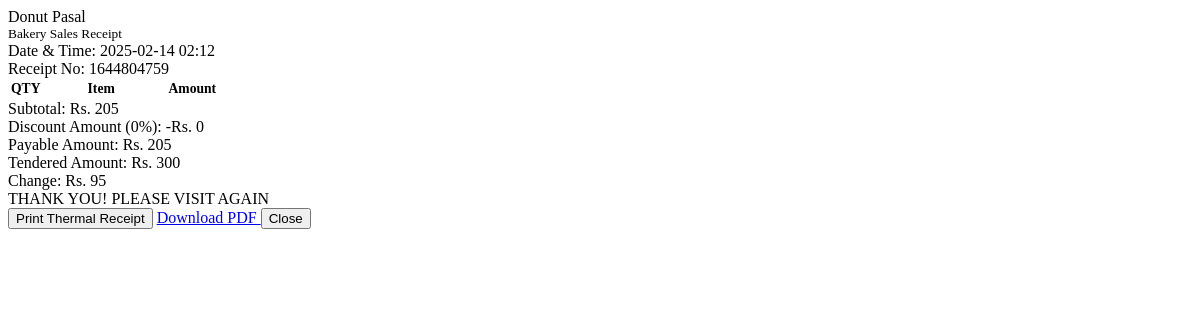
The app's page /view_receipt.php?id=1 with its own data.
### tables this page shows
CREATE TABLE `transaction_list` (
  `transaction_id` int(30) NOT NULL,
  `receipt_no` text NOT NULL,
  `sub_total` double NOT NULL DEFAULT 0,
  `discount_type` enum('percent','fixed') NOT NULL DEFAULT 'percent',
  `discount_amount` double NOT NULL DEFAULT 0,
  `discount_percent` double NOT NULL DEFAULT 0,
  `total` double NOT NULL DEFAULT 0,
  `tendered_amount` double NOT NULL DEFAULT 0,
  `change` double NOT NULL DEFAULT 0,
  `user_id` int(30) DEFAULT 1,
  `date_added` timestamp NOT NULL DEFAULT current_timestamp()
);

### DBConnection.php (called while the page is built, shortened)
<?php
if (!function_exists('format_num')) {
    function format_num($number = '', $decimal = '') {
        if (is_numeric($number)) {
            $ex = explode(".", (string)$number);
            $dec_len = isset($ex[1]) ? strlen($ex[1]) : 0;
            if ($decimal !== '' && is_numeric($decimal)) {
                return number_format((float)$number, (int)$decimal);
            } else {
                return number_format((float)$number, $dec_len);
            }
        } else {
            return '0';
        }
    }
}

### view_receipt.php (the view, shortened to what this page needs)
<?php
require_once("DBConnection.php");
$transaction_id = isset($_GET['id']) && is_numeric($_GET['id']) ? intval($_GET['id']) : 0;
$transaction = null;
if ($transaction_id > 0) {
    $stmt = $conn->prepare("SELECT * FROM `transaction_list` WHERE transaction_id = ?");
    $stmt->bind_param("i", $transaction_id);
    $stmt->execute();
    $result = $stmt->get_result();
    if ($result && $result->num_rows > 0) {
        $transaction = $result->fetch_assoc();
    }
}
?>
<?php
$subtotal       = (float)($transaction['sub_total'] ?? 0);
$disc_type      = ($transaction['discount_type'] ?? 'percent') === 'fixed' ? 'fixed' : 'percent';
$disc_amount    = (float)($transaction['discount_amount'] ?? 0);
$disc_percent   = (float)($transaction['discount_percent'] ?? 0);
$payable_amount = (float)($transaction['total'] ?? 0);
$tendered       = (float)($transaction['tendered_amount'] ?? 0);
$change         = (float)($transaction['change'] ?? 0);
?>
<div class="container-fluid py-2">
    <div id="outprint_receipt" class="bg-white p-3 rounded-3 border shadow-sm mx-auto" style="max-width: 380px;">
        <div class="receipt-header text-center fw-bold lh-1 mb-2 pb-2 border-bottom">
            <span class="fs-5 text-dark">Donut Pasal</span><br>
            <small class="text-muted text-uppercase fs-7 tracking-wider">Bakery Sales Receipt</small>
        </div>
        <div class="d-flex justify-content-between align-items-center mb-1 small">
            <span class="text-muted fw-semibold">Date & Time:</span>
            <span class="fw-bold text-dark font-monospace">
                <?php echo !empty($transaction['date_added']) ? date("Y-m-d H:i", strtotime($transaction['date_added'])) : date("Y-m-d H:i"); ?>
            </span>
        </div>
        <div class="d-flex justify-content-between align-items-center mb-2 small">
            <span class="text-muted fw-semibold">Receipt No:</span>
            <span class="font-monospace fw-bold text-primary">
                <?php echo htmlspecialchars($transaction['receipt_no'] ?? ('#TRX-' . $transaction_id)); ?>
            </span>
        </div>
        <table class="table table-sm align-middle border-0 mb-2 table-receipt" style="font-size: 0.85rem;">
            <thead>
                <tr class="border-bottom">
                    <th class="py-1 px-1 text-center" style="width: 15%;">QTY</th>
                    <th class="py-1 px-1" style="width: 55%;">Item</th>
                    <th class="py-1 px-1 text-end" style="width: 30%;">Amount</th>
                </tr>
            </thead>
        </table>
        <div class="pt-1">
            <div class="d-flex justify-content-between align-items-center mb-1 small font-monospace">
                <span class="text-muted">Subtotal:</span>
                <span class="fw-bold text-dark">Rs. <?php echo format_num($subtotal); ?></span>
            </div>
            <div class="d-flex justify-content-between align-items-center mb-1 small font-monospace">
                <span class="text-muted">
                    Discount Amount <?php echo ($disc_type === 'percent') ? '(' . format_num($disc_percent) . '%)' : '(Flat)'; ?>:
                </span>
                <span class="fw-bold text-danger">-Rs. <?php echo format_num($disc_amount); ?></span>
            </div>
            <div class="d-flex justify-content-between align-items-center my-1 pt-1 border-top border-bottom fw-bold font-monospace">
                <span class="text-dark">Payable Amount:</span>
                <span class="fs-6 text-primary">Rs. <?php echo format_num($payable_amount); ?></span>
            </div>
            <div class="d-flex justify-content-between align-items-center mb-1 small font-monospace">
                <span class="text-muted">Tendered Amount:</span>
                <span class="fw-bold text-dark">Rs. <?php echo format_num($tendered); ?></span>
            </div>
            <div class="d-flex justify-content-between align-items-center small font-monospace">
                <span class="text-muted">Change:</span>
                <span class="fw-bold text-success">Rs. <?php echo format_num($change); ?></span>
            </div>
        </div>
        <div class="receipt-footer text-center mt-3 pt-2 border-top text-muted small fst-italic">
            THANK YOU! PLEASE VISIT AGAIN
        </div>
    </div>
    <div class="w-100 d-flex justify-content-end gap-2 mt-3 pt-2 border-top no-print">
        <button class="btn btn-sm btn-primary bg-gradient px-3 rounded-pill shadow-sm" type="button" id="print_receipt">
            <i class="fa fa-print me-1"></i> Print Thermal Receipt
        </button>
        <a href="PDF.php?MST_ID=<?php echo urlencode($transaction_id); ?>" id="download_pdf_btn" target="_blank" class="btn btn-sm btn-success bg-gradient px-3 rounded-pill shadow-sm">
            <i class="fa fa-download me-1"></i> Download PDF
        </a>
        <button class="btn btn-sm btn-secondary px-4 rounded-pill shadow-sm" type="button" data-bs-dismiss="modal" id="btn_close_receipt">Close</button>
    </div>
</div>

### records on screen
transaction_list: date_added "2025-02-14 02:12", receipt_no "1644804759", sub_total "205", discount_percent "0", discount_amount "0", total "205", tendered_amount "300", change "95"
